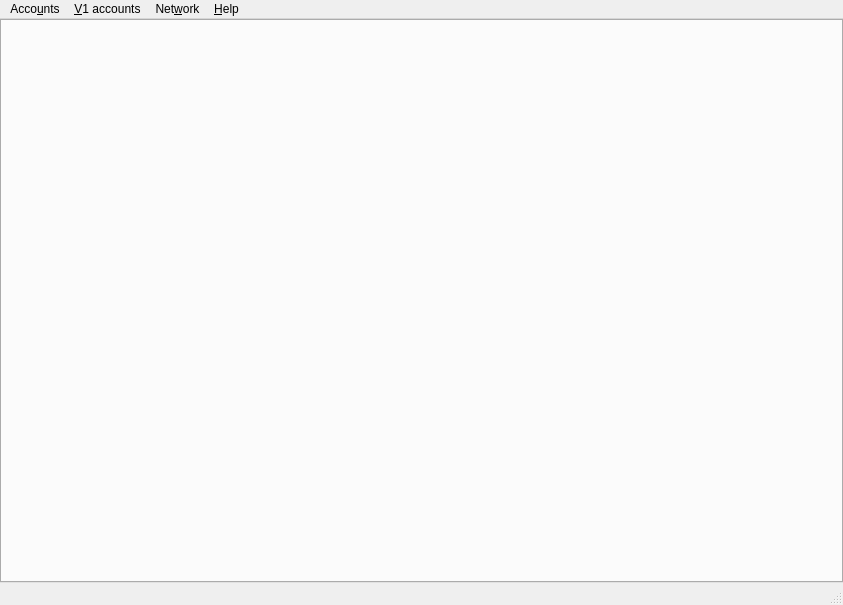
<?xml version="1.0" encoding="UTF-8"?>
<ui version="4.0">
 <class>MainWindow</class>
 <widget class="QMainWindow" name="MainWindow">
  <property name="geometry">
   <rect>
    <x>0</x>
    <y>0</y>
    <width>843</width>
    <height>605</height>
   </rect>
  </property>
  <property name="sizePolicy">
   <sizepolicy hsizetype="Expanding" vsizetype="Expanding">
    <horstretch>0</horstretch>
    <verstretch>0</verstretch>
   </sizepolicy>
  </property>
  <property name="windowTitle">
   <string>MainWindow</string>
  </property>
  <widget class="QWidget" name="centralwidget">
   <property name="sizePolicy">
    <sizepolicy hsizetype="Expanding" vsizetype="Expanding">
     <horstretch>0</horstretch>
     <verstretch>0</verstretch>
    </sizepolicy>
   </property>
   <layout class="QVBoxLayout" name="verticalLayout">
    <property name="spacing">
     <number>0</number>
    </property>
    <property name="leftMargin">
     <number>0</number>
    </property>
    <property name="topMargin">
     <number>0</number>
    </property>
    <property name="rightMargin">
     <number>0</number>
    </property>
    <property name="bottomMargin">
     <number>0</number>
    </property>
    <item>
     <widget class="QTabWidget" name="tabWidget">
      <property name="currentIndex">
       <number>-1</number>
      </property>
      <property name="tabsClosable">
       <bool>true</bool>
      </property>
      <property name="movable">
       <bool>true</bool>
      </property>
     </widget>
    </item>
   </layout>
  </widget>
  <widget class="QMenuBar" name="menubar">
   <property name="geometry">
    <rect>
     <x>0</x>
     <y>0</y>
     <width>843</width>
     <height>25</height>
    </rect>
   </property>
   <widget class="QMenu" name="accountMenu">
    <property name="title">
     <string>Acco&amp;unts</string>
    </property>
    <addaction name="actionAccount_tree"/>
    <addaction name="actionAccount_table"/>
    <addaction name="separator"/>
    <addaction name="actionAdd_an_address"/>
    <addaction name="actionImport_account"/>
    <addaction name="actionCreate_account"/>
    <addaction name="separator"/>
    <addaction name="actionQuit"/>
   </widget>
   <widget class="QMenu" name="helpMenu">
    <property name="title">
     <string>&amp;Help</string>
    </property>
    <addaction name="actionCurrency"/>
    <addaction name="actionG1_licence"/>
    <addaction name="actionConfiguration"/>
    <addaction name="separator"/>
    <addaction name="actionAbout"/>
   </widget>
   <widget class="QMenu" name="menuNetwork">
    <property name="title">
     <string>Net&amp;work</string>
    </property>
    <addaction name="actionConnection"/>
    <addaction name="actionNodes"/>
    <addaction name="actionAdd_node"/>
   </widget>
   <widget class="QMenu" name="menuV1_accounts">
    <property name="title">
     <string>&amp;V1 accounts</string>
    </property>
    <addaction name="actionV1Import_account"/>
    <addaction name="actionV1Import_file"/>
   </widget>
   <addaction name="accountMenu"/>
   <addaction name="menuV1_accounts"/>
   <addaction name="menuNetwork"/>
   <addaction name="helpMenu"/>
  </widget>
  <widget class="QStatusBar" name="statusbar"/>
  <action name="actionAccount_tree">
   <property name="text">
    <string>&amp;Account tree</string>
   </property>
   <property name="iconText">
    <string>Account tree</string>
   </property>
  </action>
  <action name="actionAdd_an_address">
   <property name="text">
    <string>A&amp;dd an address</string>
   </property>
   <property name="iconText">
    <string>Add an address</string>
   </property>
  </action>
  <action name="actionCreate_account">
   <property name="text">
    <string>&amp;Create an account</string>
   </property>
  </action>
  <action name="actionV1Import_file">
   <property name="text">
    <string>Import &amp;file</string>
   </property>
   <property name="iconText">
    <string>Import file</string>
   </property>
  </action>
  <action name="actionQuit">
   <property name="icon">
    <iconset resource="../../icons/tikka.slots.pyqt.resources.icons.index.qrc">
     <normaloff>:/icons/quit_icon</normaloff>:/icons/quit_icon</iconset>
   </property>
   <property name="text">
    <string>&amp;Quit</string>
   </property>
  </action>
  <action name="actionG1_licence">
   <property name="text">
    <string>Ğ1 &amp;licence</string>
   </property>
  </action>
  <action name="actionConfiguration">
   <property name="text">
    <string>&amp;Configuration</string>
   </property>
  </action>
  <action name="actionAbout">
   <property name="text">
    <string>&amp;About</string>
   </property>
  </action>
  <action name="actionConnection">
   <property name="text">
    <string>&amp;Connection</string>
   </property>
   <property name="iconText">
    <string>Connection</string>
   </property>
  </action>
  <action name="actionImport_account">
   <property name="text">
    <string>Import acc&amp;ount</string>
   </property>
   <property name="iconText">
    <string>Import account</string>
   </property>
  </action>
  <action name="actionV1Import_account">
   <property name="text">
    <string>&amp;Import account</string>
   </property>
   <property name="iconText">
    <string>Import account</string>
   </property>
  </action>
  <action name="actionCurrency">
   <property name="text">
    <string>C&amp;urrency</string>
   </property>
  </action>
  <action name="actionAdd_node">
   <property name="text">
    <string>&amp;Add server</string>
   </property>
   <property name="iconText">
    <string>Add server</string>
   </property>
  </action>
  <action name="actionNodes">
   <property name="text">
    <string>&amp;Servers</string>
   </property>
  </action>
  <action name="actionAccount_table">
   <property name="text">
    <string>Account &amp;table</string>
   </property>
  </action>
 </widget>
 <resources>
  <include location="../../icons/tikka.slots.pyqt.resources.icons.index.qrc"/>
 </resources>
 <connections/>
</ui>
